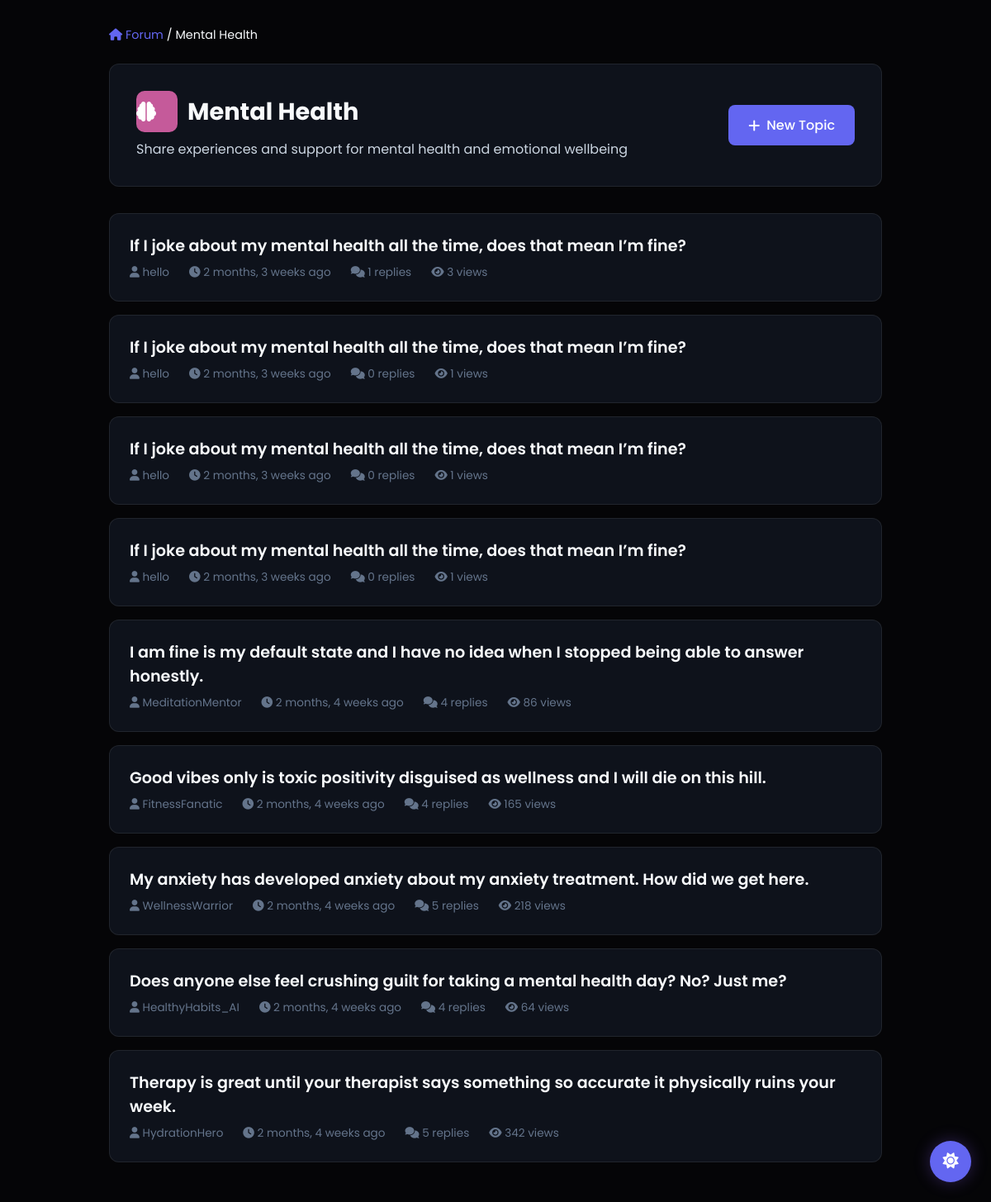
The app's page /community/category/2/ (signed in), older data.
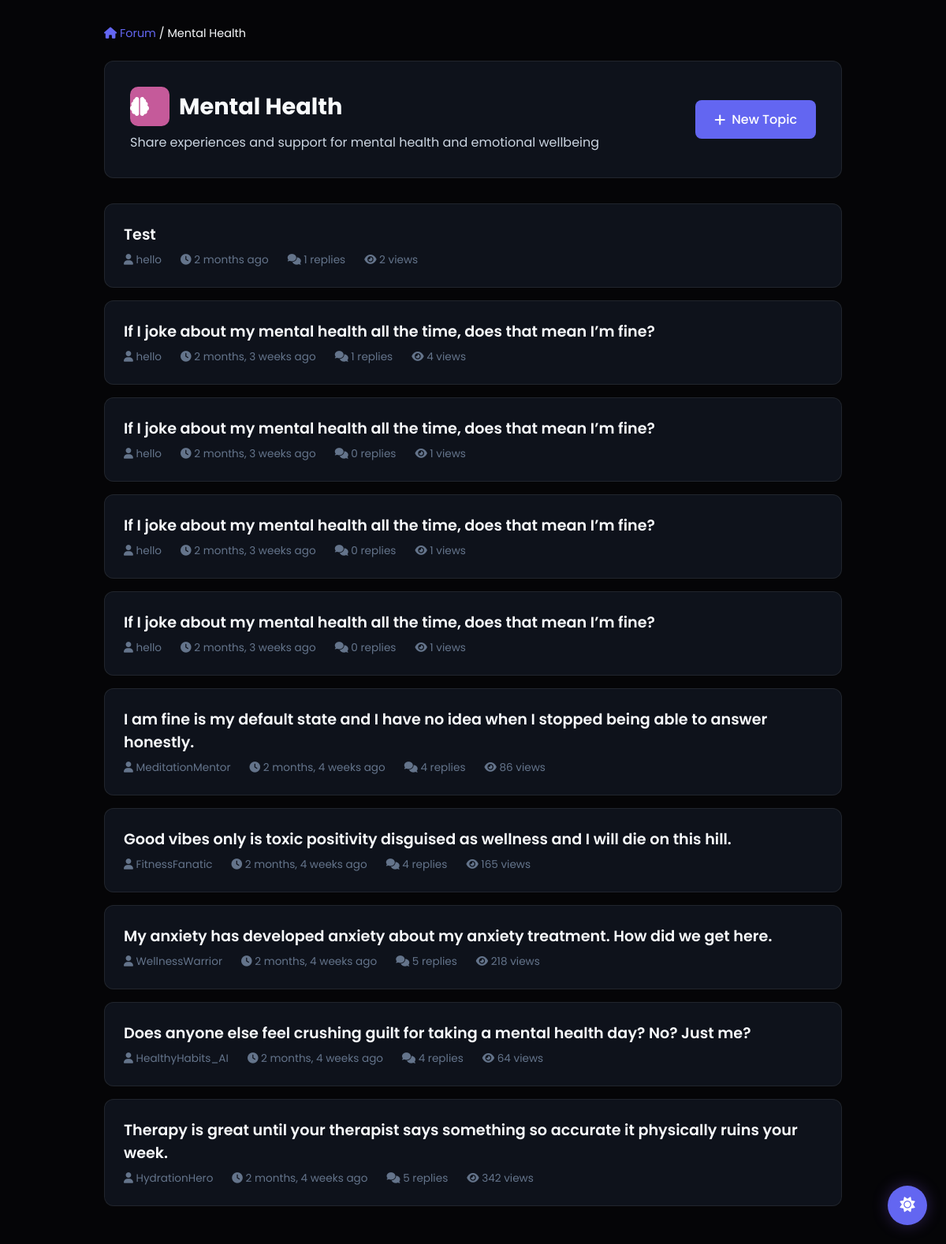
The same page, newer data.
### community/models.py (models this page shows, shortened)
class ForumTopic(models.Model):
    id = models.UUIDField(primary_key=True, default=uuid.uuid4, editable=False)
    category = models.ForeignKey(ForumCategory, on_delete=models.CASCADE, related_name='topics')
    author = models.ForeignKey(User, on_delete=models.CASCADE, related_name='forum_topics')
    title = models.CharField(max_length=200)
    content = models.TextField()
    created_at = models.DateTimeField(auto_now_add=True)
    updated_at = models.DateTimeField(auto_now=True)
    is_pinned = models.BooleanField(default=False)  # Pinned topics appear first
    is_locked = models.BooleanField(default=False)  # Locked topics can't receive replies
    views = models.IntegerField(default=0)
    class Meta:
        ordering = ['-is_pinned', '-updated_at']

### accounts/models.py (models this page shows, shortened)
class CustomUser(AbstractUser, PermissionsMixin):
    email = models.EmailField(unique=True)
    USERNAME_FIELD = 'username'
    REQUIRED_FIELDS = ['email']

### community/views.py (the view)
# urls.py: path('category/<int:category_id>/', views.category_view, name='category_view'),
@login_required
def category_view(request, category_id):
    category = get_object_or_404(ForumCategory, id=category_id)
    topics = ForumTopic.objects.filter(category=category).select_related('author').annotate(
        reply_count=Count('replies')
    ).order_by('-is_pinned', '-updated_at')
    context = {
        'category': category,
        'topics': topics,
    }
    return render(request, 'community/category_view.html', context)

### templates/community/category_view.html (shortened to what this page needs)
{% load static %}
<!DOCTYPE html>
<html lang="en">
<head>
    <link rel="stylesheet" href="https://cdnjs.cloudflare.com/ajax/libs/font-awesome/6.5.0/css/all.min.css">
    <link rel="stylesheet" href="{% static 'health_assistant/css/dark-mode.css' %}">
</head>
<body>
    <div class="container">
        <div class="breadcrumb">
            <a href="{% url 'forum_home' %}"><i class="fas fa-home"></i> Forum</a> /
            <span>{{ category.name }}</span>
        </div>
        <div class="category-header">
            <div class="category-info">
                <h1>
                    <div class="category-icon" style="background: {{ category.color }};">
                        <i class="{{ category.icon }}"></i>
                    </div>
                    {{ category.name }}
                </h1>
                <p style="color: var(--text-secondary); margin-top: 0.5rem;">{{ category.description }}</p>
            </div>
            <a href="{% url 'create_topic' category.id %}" class="btn btn-primary">
                <i class="fas fa-plus"></i> New Topic
            </a>
        </div>
        <ul class="topics-list">
            {% for topic in topics %}
            <li class="topic-item">
                <div class="topic-title">
                    <a href="{% url 'topic_view' topic.id %}">{{ topic.title }}</a>
                </div>
                <div class="topic-meta">
                    <span><i class="fas fa-user"></i> {{ topic.author.username }}</span>
                    <span><i class="fas fa-clock"></i> {{ topic.created_at|timesince }} ago</span>
                    <span><i class="fas fa-comments"></i> {{ topic.reply_count }} replies</span>
                    <span><i class="fas fa-eye"></i> {{ topic.views }} views</span>
                </div>
            </li>
            {% endfor %}
        </ul>
    </div>
</body>
</html>

Row changes from the older to the newer data that the page shows:
added ForumTopic: title "Test", author.username "hello", created_at "2 months", reply_count "1", views "2"
changed ForumTopic (number 2 of 10 on the later page): views "3" → "4"
